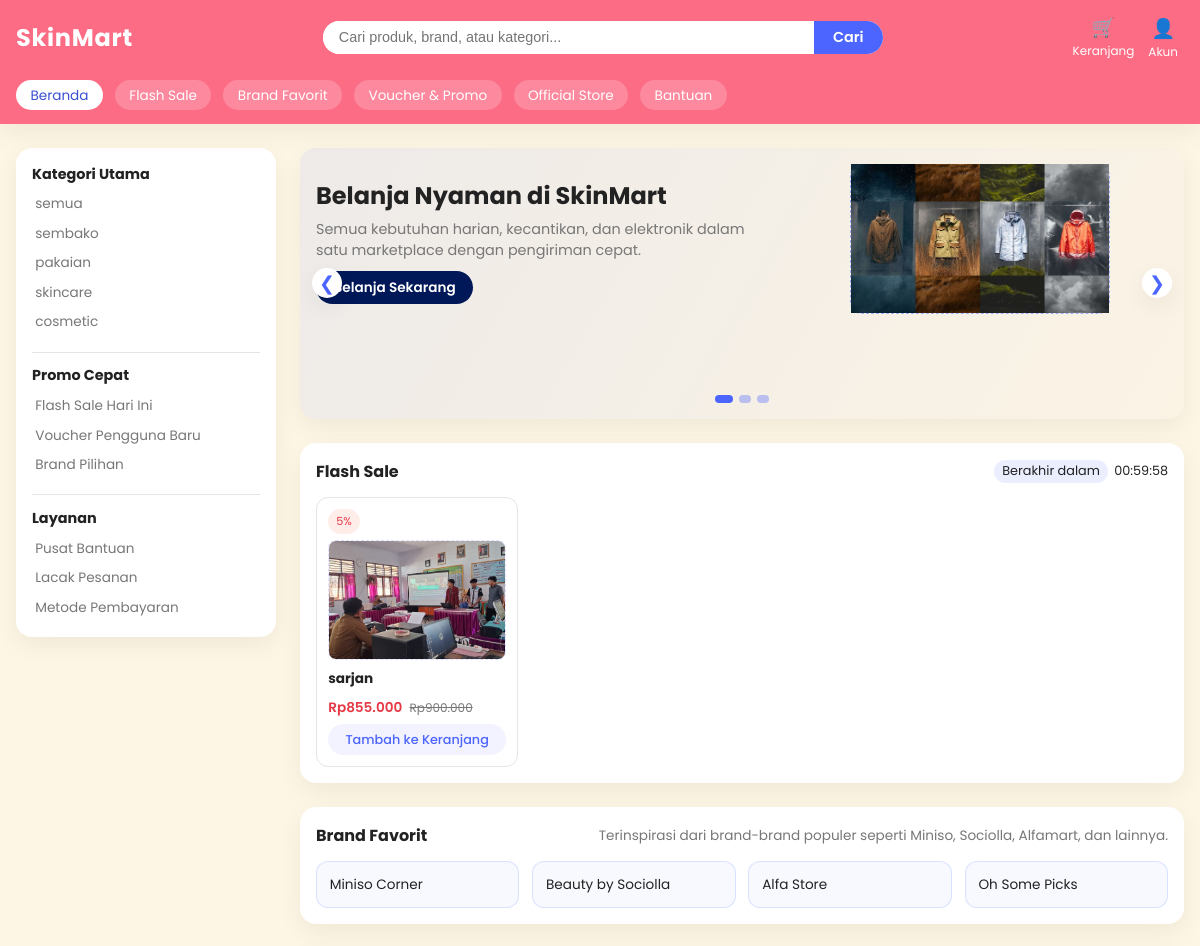
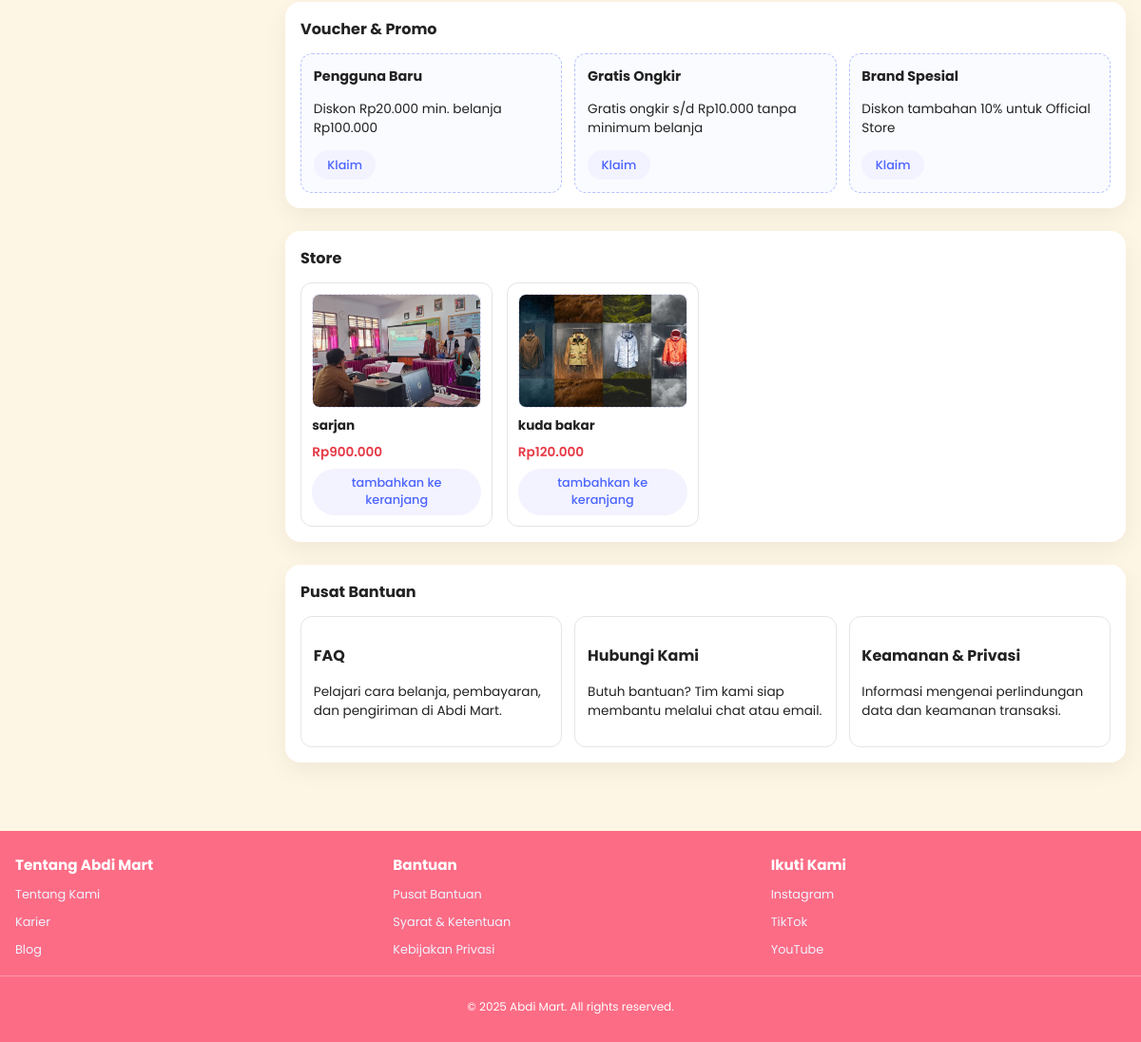
The app's page /user/index.php with its own data (2 pictures, top to bottom).
### tables this page shows
CREATE TABLE `categories` (
  `id` int NOT NULL,
  `name` varchar(100) DEFAULT NULL,
  `slug` varchar(120) DEFAULT NULL,
  `created_at` timestamp NULL DEFAULT NULL,
  `updated_at` timestamp NULL DEFAULT NULL
);

CREATE TABLE `flash_sales` (
  `id` bigint NOT NULL,
  `product_id` bigint NOT NULL,
  `discount_percent` int DEFAULT NULL,
  `start_time` datetime DEFAULT NULL,
  `end_time` datetime DEFAULT NULL,
  `created_at` timestamp NULL DEFAULT NULL,
  `updated_at` timestamp NULL DEFAULT NULL
);

CREATE TABLE `products` (
  `id` bigint NOT NULL,
  `brand_id` int DEFAULT NULL,
  `category_id` int NOT NULL,
  `name` varchar(150) DEFAULT NULL,
  `description` text,
  `price` decimal(12,2) DEFAULT NULL,
  `stock` int DEFAULT '0',
  `diskon` float DEFAULT NULL,
  `image` varchar(255) DEFAULT NULL,
  `created_at` timestamp NULL DEFAULT NULL,
  `updated_at` timestamp NULL DEFAULT NULL
);

### components/ofcstore.php (the view, shortened to what this page needs)
<?php
include '../databases/koneksi.php';
?>
<section id="official-store" class="product-section">
  <div class="section-header">
    <h2>Store</h2>
  </div>
  <div class="product-grid">
 <?php
  $query = $conn->query("
    SELECT p.*,
           c.name AS category_name,
           c.id AS category_id
    FROM products p
    JOIN categories c ON p.category_id = c.id
    ORDER BY p.id DESC
");
$products = $query->fetch_all(MYSQLI_ASSOC);
if (count($products) > 0):
foreach($products as $p):
      ?>
    <article class="product-card" data-category="<?= $p['category_id']?>">
      <div class="product-image"><img class="img" src="/skinmart/admin/assets/image/produk/<?= $p['image'] ?>" style=" width: 100%;
    height: 100%;
    object-fit: cover;     /* KUNCI: isi kotak tanpa distorsi */
    object-position: center;">
</div>
      <h3><?=$p['name']?></h3>
      <p class="product-price">Rp<?= number_format($p['price'],0,',','.') ?> <span class="price-strike"></span></p>
<button class="secondary-btn" onclick="addToCart(<?= $p['id'] ?>)">tambahkan ke keranjang</button>
    </article>
<?php  endforeach;
endif;?>
  </div>
</section>

### layouts/sidebar.php
<aside class="side-nav">
  <div class="side-block">
    <h3>Kategori Utama</h3>
    <ul>
      <?php
      $query = "SELECT * FROM categories";
      $result = mysqli_query($conn,$query);?>
    <li><a href="#" data-category="all" class="category-link ">semua</a></li>
<?php
      while($row = mysqli_fetch_assoc($result)) :
      ?>
      <li><a href="#" data-category="<?=$row['id']?>" class="category-link "><?=$row['name']?></a></li>
      <?php endwhile ?>
    </ul>
  </div>
  <div class="side-block">
    <h3>Promo Cepat</h3>
    <ul>
      <li><a href="#flash-sale">Flash Sale Hari Ini</a></li>
      <li><a href="#voucher">Voucher Pengguna Baru</a></li>
      <li><a href="#brand-favorit">Brand Pilihan</a></li>
    </ul>
  </div>
  <div class="side-block">
    <h3>Layanan</h3>
    <ul>
      <li><a href="#bantuan">Pusat Bantuan</a></li>
      <li><a href="#bantuan">Lacak Pesanan</a></li>
      <li><a href="#bantuan">Metode Pembayaran</a></li>
    </ul>
  </div>
</aside>

### components/flashsale.php (shortened to what this page needs)
<section id="flash-sale" class="product-section">
  <div class="section-header">
    <h2>Flash Sale</h2>
    <div class="section-extra">
      <span class="badge">Berakhir dalam</span>
      <span id="flash-timer">00:59:59</span>
    </div>
  </div>
  <div class="product-grid">
    <?php
 $query = $conn->query("
    SELECT
        p.id AS product_id,
        p.name AS product_name,
        p.image,
        p.price AS original_price,
        c.id AS category_id,
        c.name AS category_name,
        fs.discount_percent,
        (p.price - (p.price * fs.discount_percent / 100)) AS final_price
    FROM flash_sales fs
    JOIN products p ON fs.product_id = p.id
    JOIN categories c ON p.category_id = c.id
    ORDER BY fs.id DESC
");
$flash = $query->fetch_all(MYSQLI_ASSOC);
if (count($flash) > 0):
foreach($flash as $p):
      ?>
    <article class="product-card" data-category="<?= $p['category_id']?>">
      <?php
       if ($p['discount_percent'] > 0): ?>
    <div class="product-badge">
        <?= round($p['discount_percent']) ?>%
    </div>
<?php endif; ?>
      <div class="product-image"><img class="img" src="/skinmart/admin/assets/image/produk/<?= $p['image'] ?>" style=" width: 100%;
    height: 100%;
    object-fit: cover;     /* KUNCI: isi kotak tanpa distorsi */
    object-position: center;">
</div>
      <h3><?=$p['product_name']?></h3>
      <p class="product-price">Rp<?=number_format( $p['final_price'],'0',',','.') ?> <span class="price-strike">Rp<?=number_format($p['original_price'],'0',',','.')?></span></p>
      <button class="secondary-btn">Tambah ke Keranjang</button>
    </article>
<?php  endforeach;
endif;?>
  </div>
</section>

### assets/css/style.css (style rules this page uses)
:root { --primary: #FC6C85; --bg: #fef6e4; --text: #222222; --muted: #777777; --card-bg: #ffffff; --border: #e5e5e5; --shadow-soft: 0 8px 24px rgba(0, 0, 0, 0.06); --radius-lg: 16px; --radius-md: 12px; --radius-sm: 8px; }
*, *::before, *::after { box-sizing: border-box; }
html, body { margin: 0; padding: 0; font-family: "Poppins", system-ui, -apple-system, BlinkMacSystemFont, "Segoe UI", sans-serif; background-color: var(--bg); color: var(--text); }
img { max-width: 100%; display: block; }
a { text-decoration: none; color: inherit; }
button { font-family: inherit; border: none; cursor: pointer; }
.side-nav { background-color: var(--card-bg); border-radius: var(--radius-lg); box-shadow: var(--shadow-soft); padding: 1rem; height: fit-content; position: sticky; top: 5.5rem; }
.side-block + .side-block { margin-top: 1rem; padding-top: 0.8rem; border-top: 1px solid var(--border); }
.side-block h3 { font-size: 0.9rem; margin: 0 0 0.4rem; }
.side-block ul { list-style: none; padding: 0; margin: 0; }
.side-block li + li { margin-top: 0.2rem; }
.side-block a { font-size: 0.85rem; color: var(--muted); display: block; padding: 0.2rem 0.2rem; border-radius: var(--radius-sm); transition: background-color 0.2s ease, color 0.2s ease; }
.secondary-btn { padding: 0.4rem 0.9rem; border-radius: 999px; background-color: #f3f3ff; color: #4c65ff; font-size: 0.8rem; font-weight: 500; }
.product-section, .brand-section, .voucher-section, .help-section { background-color: var(--card-bg); border-radius: var(--radius-lg); padding: 1rem; box-shadow: var(--shadow-soft); }
.section-header { display: flex; align-items: center; justify-content: space-between; gap: 0.8rem; margin-bottom: 0.8rem; }
.section-header h2 { margin: 0; font-size: 1rem; }
.section-extra { display: flex; align-items: center; gap: 0.4rem; font-size: 0.8rem; }
.badge { background-color: rgba(153, 172, 255, 0.2); padding: 0.15rem 0.5rem; border-radius: 999px; }
.product-grid { display: grid; grid-template-columns: repeat(auto-fill, minmax(170px, 1fr)); gap: 0.9rem; }
.product-card { border-radius: var(--radius-md); border: 1px solid var(--border); padding: 0.7rem; display: flex; flex-direction: column; gap: 0.4rem; font-size: 0.85rem; background-color: #ffffff; }
.product-image { width: 100%; height: 120px; border-radius: var(--radius-sm); border: 1px dashed #ddddff; display: flex; overflow: hidden; align-items: center; justify-content: center; color: var(--muted); font-size: 0.8rem; }
.img { width: 100%; height: 100%; object-fit: cover; object-position: center; }
.product-card h3 { font-size: 0.85rem; margin: 0.15rem 0; }
.product-price { margin: 0; font-weight: 600; color: #e63946; }
.price-strike { font-weight: 400; font-size: 0.75rem; color: var(--muted); text-decoration: line-through; margin-left: 0.25rem; }
.product-badge { align-self: flex-start; display: inline-block; padding: 4px 8px; border-radius: 999px; background-color: #ffede9; color: #e63946; font-size: 0.7rem; }

### records on screen
categories: name "sembako"
categories: name "pakaian"
categories: name "skincare"
categories: name "cosmetic"
flash_sales: discount_percent "5", product.image (picture), product.name "sarjan", final_price "855.000", product.price "900.000"
products: image (picture), name "sarjan", price "900.000"
products: image (picture), name "kuda bakar", price "120.000"
